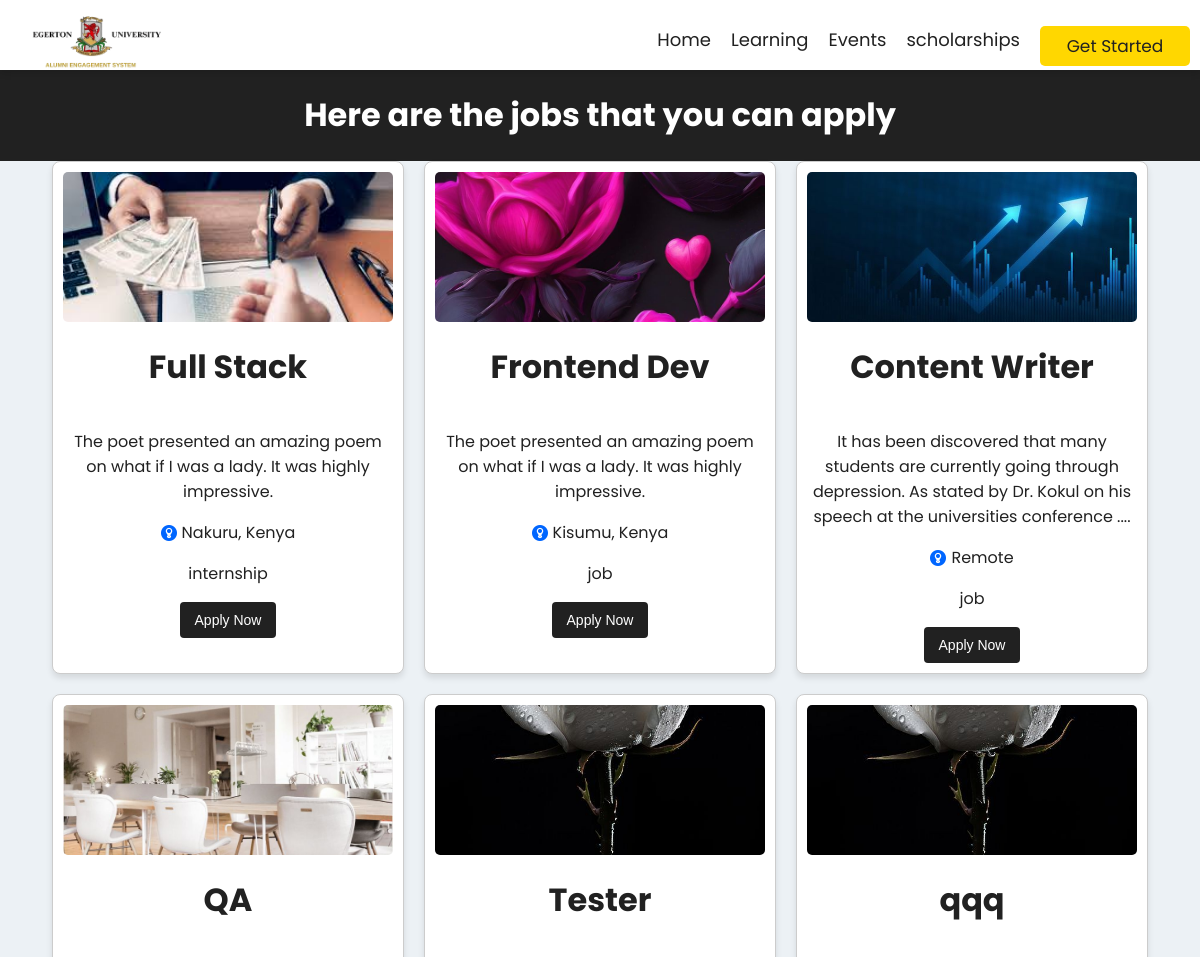
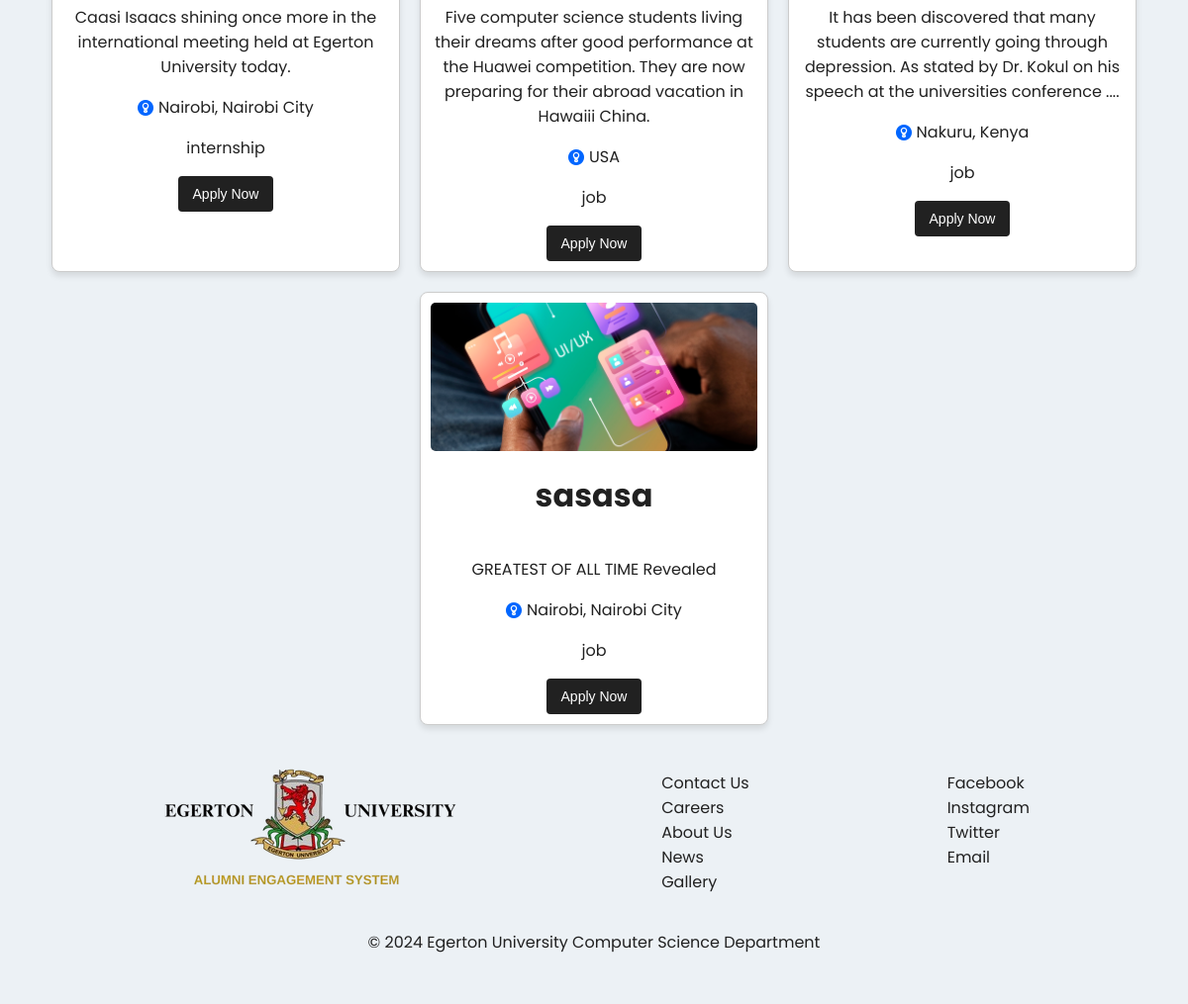
/jobs, run on an earlier commit of the app's database (2 pictures, top to bottom).
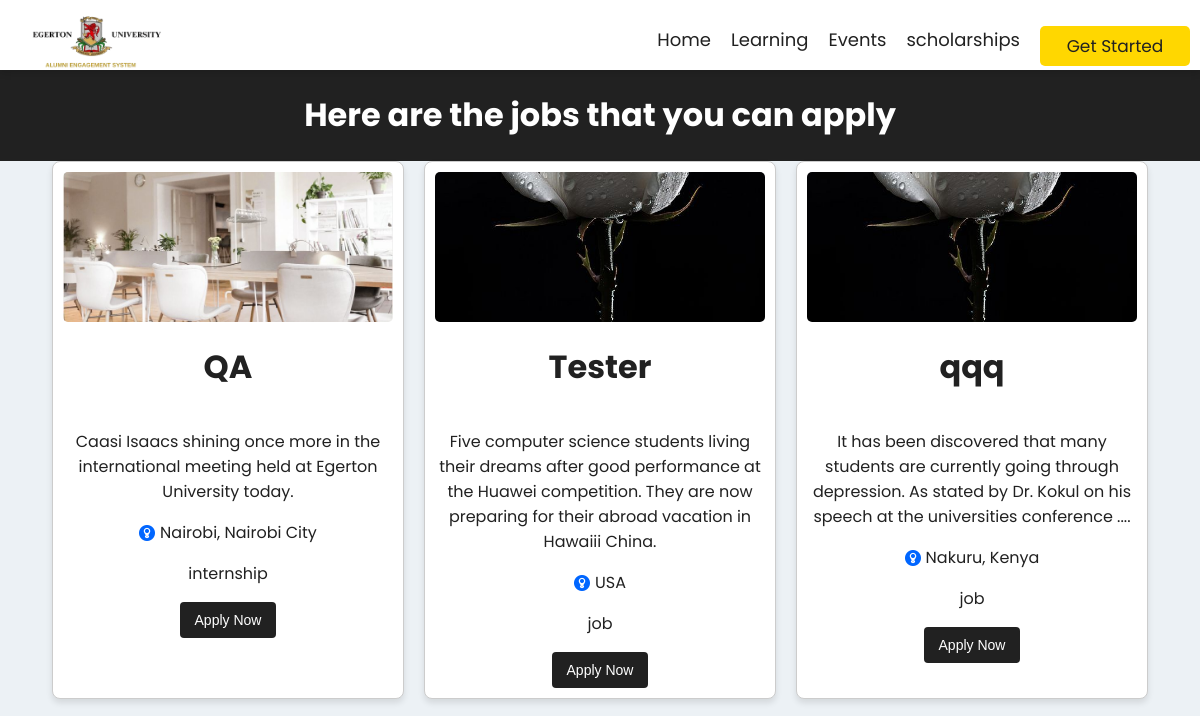
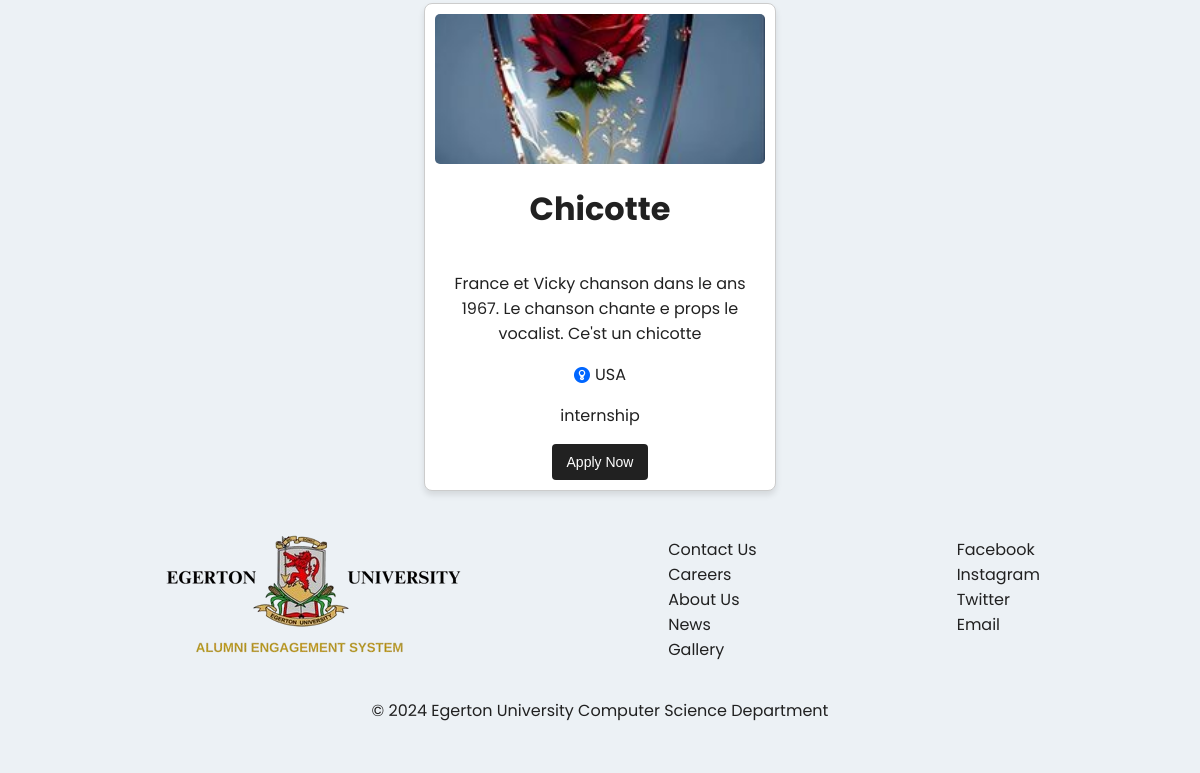
And on a later commit of the database (2 pictures, top to bottom).
### website/models.py (models this page shows)
class Jobs(db.Model):
    id = db.Column(db.Integer, primary_key = True)
    title = db.Column(db.String(100) , nullable = False)
    body = db.Column(db.String(1000) , nullable = False)
    location = db.Column(db.String(50) , nullable = False)
    job_type = db.Column(db.String(100) , nullable = False)
    link = db.Column(db.String(100) , nullable = False)
    image = db.Column(db.String(1000) , nullable = False)

### website/views.py (the view)
@views.route('/jobs')
def jobs():
    jobs = Jobs.query.all()
    return render_template('jobs.html' , jobs = jobs)

### website/templates/jobs.html (shortened to what this page needs)
{% extends 'base.html' %}
{% block body %}
<h1 style="text-align: center;">Here are the jobs that you can apply </h1>
<div class="jobs">
    {% for job in jobs %}
      <div class="recent-jobs">
        <img src="{{ job.image }}" alt="an image here" />
        <h1>{{ job.title }}</h1>
        <p>{{ job.body }}</p>
        <section>
          <img src="../static/images/location.png" alt="" />{{ job.location }}
        </section>
        <p>{{ job.job_type }}</p>
        <a href="https://{{job.link}}" target="_blank"> <button>Apply Now</button> </a>
      </div>
  {% endfor %}
{% endblock body %}

### website/templates/base.html (shortened to what this page needs)
<!DOCTYPE html>
<html lang="en">
<head>
    <link rel="stylesheet" href="{{url_for('static',filename='src/input.css')}}">
</head>
<body class="text-center font-bold">
    <nav>
        <a href="/"><img class="logo" src="../static/images/logo_to_use.png" alt="company logo here"></a>
        <ul class="text-blue-800 my-57 text-center flex gap-10 cursor-pointer list-none">
            <li><a href="/">Home</a></li>
            <li><a href="/files">Learning</a></li>
            <li><a href="/events">Events</a></li>
            <li><a href="/scholarships">scholarships</a></li>
            {% if current_user.is_authenticated %}
             <a  href="/profile"><button class="get-started"> My Dashboard </button></a>
             {% else %}
             <a  href="/signup"><button class="get-started"> Get Started </button></a>
             {% endif %}
        </ul>
    </nav>
    {% block body %}
    {% endblock body %}
    <footer>
        <div>
        <a href="/">
            <img src="../static/images/logo_to_use.png" alt="">
        </a>
        </div>
        <div>
            <ul>
                <li>Contact Us</li>
                <li>Careers</li>
                <li>About Us</li>
                <li>News</li>
                <li>Gallery</li>
            </ul>
        </div>
        <div>
            <ul>
                <li>Facebook</li>
                <li>Instagram</li>
                <li>Twitter</li>
                <li>Email</li>
            </ul>
        </div>
    </footer>
    <section class="copyright">
        &copy; 2024 Egerton University Computer Science Department
    </section>
</body>
</html>

### website/static/src/input.css (style rules this page uses)
body { position: relative; color: #ffffff; box-sizing: border-box; font-family: 'Poppins', sans-serif; background-color: #212121; margin: 0; display: flex; flex-direction: column; min-height: 100vh; }
a { text-decoration: none; color: inherit; }
nav { background-color: #ffffff; color: #212121; height: 60px; width: 100%; padding-top: 10px; display: flex; justify-content: space-between; position: sticky; top: 0; z-index: 10; box-shadow: 0px 4px 6px rgba(0, 0, 0, 0.1); }
.logo { height: 60px; margin-left: 30px; }
nav ul { display: flex; gap: 20px; justify-content: right; }
nav ul li { list-style-type: none; font-size: 18px; }
.get-started { color: #212121; background-color: #FFD700; border: none; margin-right: 10px; height: 40px; width: 150px; margin-top: 0px; border-radius: 5px; cursor: pointer; font-size: 17px; font-family: 'Poppins' , sans-serif; }
footer { background-color: #ECF1F5; color: #212121; width: 100%; padding-top: 10px; display: flex; justify-content: space-evenly; margin-top: auto; }
footer ul li { list-style-type: none; }
.copyright { text-align: center; margin-bottom: 10px; background-color: #ECF1F5; color: #212121; padding-bottom: 40px; }
.jobs { background-color: #ECF1F5; color: #212121; display: flex; flex-wrap: wrap; gap: 20px; justify-content: center; }
.recent-jobs { background-color: #ffffff; width: 330px; border: 1px solid #ccc; border-radius: 8px; padding: 10px; display: flex; flex-direction: column; align-items: center; text-align: center; box-shadow: 0 4px 6px rgba(0, 0, 0, 0.1); transition: transform 0.5s ease-in-out; cursor: pointer; }
.recent-jobs img { width: 100%; height: auto; max-height: 150px; object-fit: cover; border-radius: 5px; }
.recent-jobs section img { width: 16px; height: 16px; margin-right: 5px; vertical-align: middle; }
.recent-jobs button { background-color: #212121; color: #ffffff; border: none; border-radius: 4px; padding: 10px 15px; cursor: pointer; font-size: 14px; transition: background-color 0.3s ease; }

What changed in the data, as far as the page shows it:
removed Jobs: image (picture), title "Full Stack", body "The poet presented an amazing poem on what if I was a lady. It was highly impressive.", location "Nakuru, Kenya", job_type "internship"
removed Jobs: image (picture), title "Frontend Dev", body "The poet presented an amazing poem on what if I was a lady. It was highly impressive.", location "Kisumu, Kenya", job_type "job"
removed Jobs: image (picture), title "Content Writer", body "It has been discovered that many students are currently going through depression. As stated by Dr. Kokul on his speech at the universities conference ....", location "Remote", job_type "job"
removed Jobs: image (picture), title "sasasa", body "GREATEST OF ALL TIME Revealed", location "Nairobi, Nairobi City", job_type "job"
added Jobs: image (picture), title "Chicotte", body "France et Vicky chanson dans le ans 1967. Le chanson chante e props le vocalist. Ce'st un chicotte", location "USA", job_type "internship"
